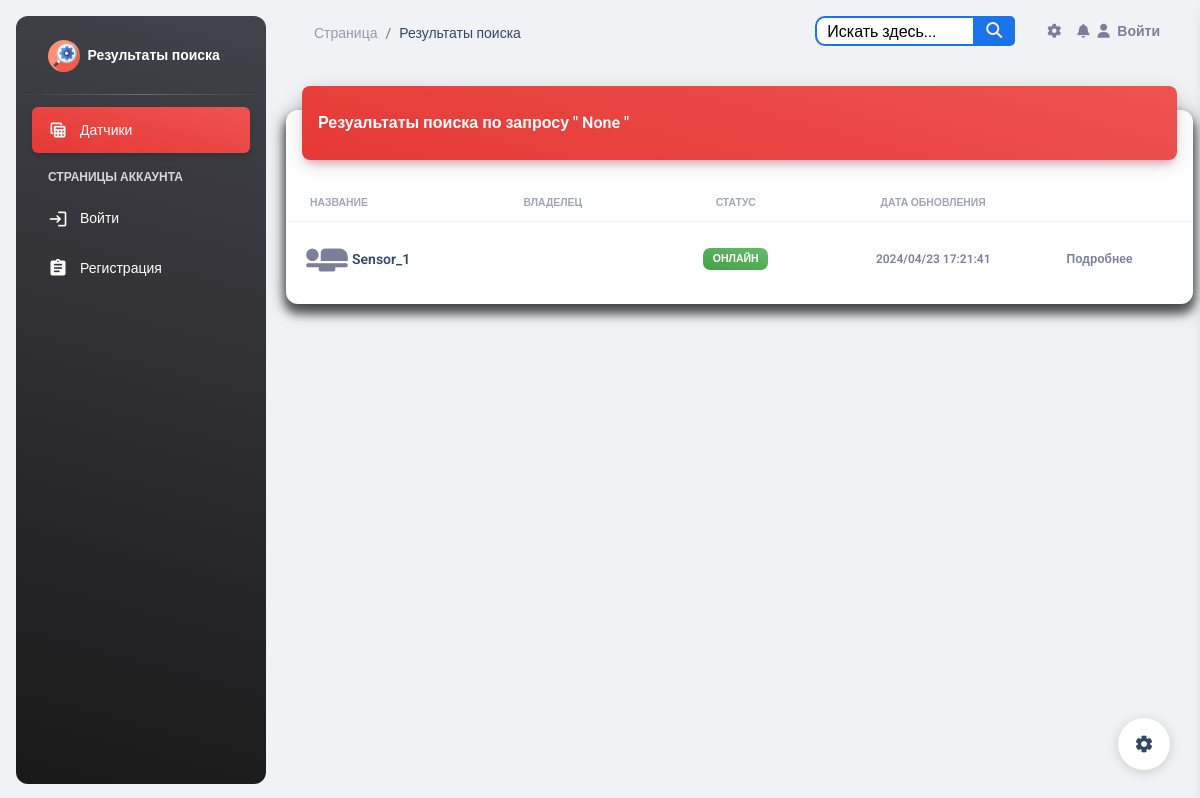
/search/, run on an earlier commit of the app's database.
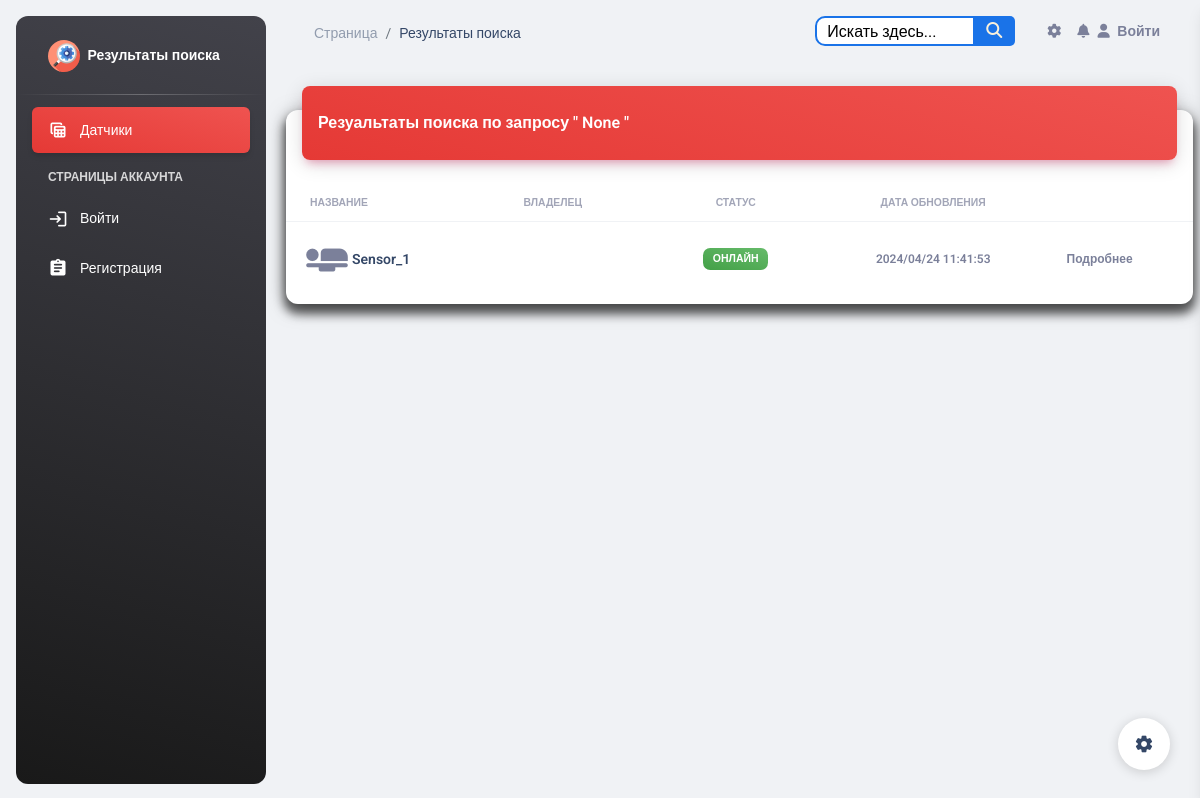
And on a later commit of the database.
### esp_sensor/models.py (models this page shows, shortened)
class Sensor(models.Model):
    id = models.AutoField(primary_key=True)
    name = models.CharField('Имя датчика', max_length=100, unique=True)
    slug = models.SlugField(max_length=255, unique=True, db_index=True, verbose_name="URL")
    description = models.TextField('Описание', blank=True)
    owner = models.CharField("Владелец", max_length=100, blank=True)
    date_added = models.DateTimeField('Дата добавления', auto_now=True)
    country = models.ManyToManyField(Country, blank=True, verbose_name='Страна')
    city = models.ManyToManyField(City, blank=True, verbose_name='Город')
    inclusions = models.IntegerField("Количество включений", default=0)
    power = models.IntegerField(default=0,
                                blank=True,
                                verbose_name='Мощность',
                                validators=[MinValueValidator(0), MaxValueValidator(100)])
    watt = models.IntegerField("Потребление мощности", default=0)
    volt = models.IntegerField("Электрическое напряжение", default=0)
    work = models.BooleanField('Онлайн', default=True)
    blocked = models.BooleanField('Заблокирован', default=False)
    start = models.BooleanField('Старт', default=False)
    temperature = models.FloatField('Температура', default=0)
    fan_speed = models.IntegerField('Скорость кулера', default=0)
    ip_address = models.CharField(max_length=15, blank=True)
    class Meta:
        verbose_name = 'Датчик'
        verbose_name_plural = 'Датчики'

### esp_sensor/views.py (the view)
# urls.py: path('search/', views.search_sensors, name='search_sensors'),
def search_sensors(request):
    query = request.GET.get('q')
    if query:
        sensors = Sensor.objects.filter(
            Q(name__icontains=query) |
            Q(description__icontains=query) |
            Q(owner__icontains=query) |
            Q(country__name__icontains=query) |
            Q(city__name__icontains=query) |
            Q(inclusions__icontains=query)
        ).distinct()
    else:
        sensors = Sensor.objects.all()
    return render(request, 'sensor/search_results.html', {'sensors': sensors, 'query': query})

### templates/sensor/search_results.html (shortened to what the changed rows need)
{% load static %}
{% include 'base.html' %}
<body class="g-sidenav-show  bg-gray-200">
<main class="main-content position-relative max-height-vh-100 h-100 border-radius-lg ">
    <div class="container-fluid py-4">
        <div class="row">
            <div class="col-12">
                <div class="card my-4">
                    <div class="card-body px-0 pb-2">
                        <div class="table-responsive p-0">
                            <table class="table align-items-center mb-0">
                                <thead>
                                <tr>
                                    <th class="text-uppercase text-secondary text-xxs font-weight-bolder opacity-7">
                                        Название
                                    </th>
                                    <th class="text-uppercase text-secondary text-xxs font-weight-bolder opacity-7 ps-2">
                                        Владелец
                                    </th>
                                    <th class="text-center text-uppercase text-secondary text-xxs font-weight-bolder opacity-7">
                                        Статус
                                    </th>
                                    <th class="text-center text-uppercase text-secondary text-xxs font-weight-bolder opacity-7">
                                        Дата обновления
                                    </th>
                                    <th class="text-secondary opacity-7"></th>
                                </tr>
                                </thead>
                                <tbody>
                                {% for sensor in sensors %}
                                    <tr>
                                        <td>
                                            <div class="d-flex px-2 py-1">
                                                <div>
                                                    <i class="material-icons"
                                                       style="font-size: 50px;">airline_seat_flat</i>
                                                </div>
                                                <div class="d-flex flex-column justify-content-center">
                                                    <h6 class="mb-0 text-sm">{{ sensor.name }}</h6>
                                                </div>
                                            </div>
                                        </td>
                                        <td>
                                        </td>
                                        <td class="align-middle text-center text-sm">
                                            {% if sensor.work %}
                                                <span class="badge badge-sm bg-gradient-success">Онлайн</span>
                                            {% else %}
                                                <span class="badge badge-sm bg-gradient-secondary">Оффлайн</span>
                                            {% endif %}
                                        </td>
                                        <td class="align-middle text-center">
                                            <span class="text-secondary text-xs font-weight-bold">{{ sensor.date_added | date:"Y/m/d H:i:s" }}</span>
                                        </td>
                                        <td class="align-middle">
                                            <a href="{% url 'sensor_detail' sensor.pk %}"
                                               class="text-secondary font-weight-bold text-xs"
                                               data-toggle="tooltip" data-original-title="Edit user">
                                                Подробнее
                                            </a>
                                        </td>
                                    </tr>
                                {% empty %}
                                    <h6 class="text-primary ps-3">Поиск не дал результатов!</h6>
                                {% endfor %}
                                </tbody>
                            </table>
                        </div>
                    </div>
                </div>
            </div>
        </div>
    </div>
</main>
</body>

What changed in the data, as far as the page shows it:
changed Sensor "Sensor_1": date_added "2024/04/23 17:21:41" → "2024/04/24 11:41:53"
